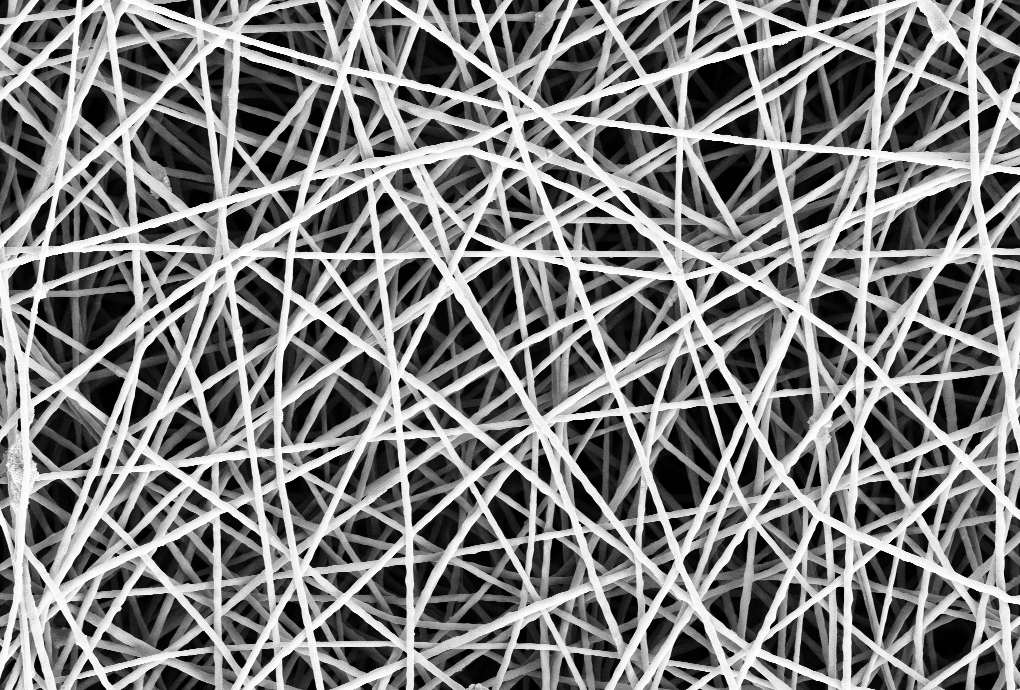
#> input picture data/img_normal.png, 1020 x 690 px, found by its file name
$ jupyter execute --allow-errors lez_17_Anomaly_Detection.ipynb
#> lines starting #> are read from the running program, lines starting #| are printed output that depends on the picture
[cell 1]
from skimage.io import imread
import numpy as np
from scipy.io import loadmat
from matplotlib import pyplot as plt

[cell 2]
rootfolder = '..'
# rootfolder = '.'

Useful function for plot the dictionary

[cell 3]
def get_dictionary_img(D):
    M, N = D.shape
    p = int(round(np.sqrt(M)))
    nnn = int(np.ceil(np.sqrt(N)))
    bound = 2
    img = np.ones((nnn*p+bound*(nnn-1), nnn*p+bound*(nnn-1)))
    for i in range(N):
        m = np.mod(i, nnn)
        n = int((i-m)/nnn)
        m = m * p + bound * m
        n = n * p + bound * n
        atom = D[:, i].reshape((p, p))
        if atom.min() < atom.max():
            atom = (atom - atom.min()) / (atom.max() - atom.min())
        img[m: m + p, n: n + p] = atom

    return img

Set all the paramters for the anomaly detection

[cell 4]
# patch size (tha patch is square)
p = 15

# number of patches in the training set for dictionary learning
npatch_dictionary = 10000

# number of patches to estimate the confidence region
npatch_region = 1000

# paramters for the dictionary learning using the KSVD
niter_dl = 10
natom = int(np.round(p**2*1.5))
L = 4

# regularization parameters for the l1 sparse coding
lmbda = 0.18

Construct the training and validation sets
------------------------------------------

[cell 5]
# load the training image and rescale it in [0,1]
# img = imread(f'{rootfolder}/data/img_normal.png') / 255
img = imread(f'{rootfolder}/img_normal.png') / 255
#> img: shape (690, 1020) float64; min 0, max 0.996, mean 0.502

# extract random patches from the image and store them in a matrices S, V
S = np.zeros((p*p ,npatch_dictionary)) # dictionary
for i in range(npatch_dictionary):
    start_y = np.random.randint(0, img.shape[0] - p)
    start_x = np.random.randint(0, img.shape[1] - p)
    patch = img[start_y:start_y+p, start_x:start_x+p]
    S[:, i] = patch.flatten()

V = np.zeros((p*p, npatch_region)) #region
for i in range(npatch_region):
    start_y = np.random.randint(0, img.shape[0] - p)
    start_x = np.random.randint(0, img.shape[1] - p)
    patch = img[start_y:start_y+p, start_x:start_x+p]
    V[:, i] = patch.flatten()
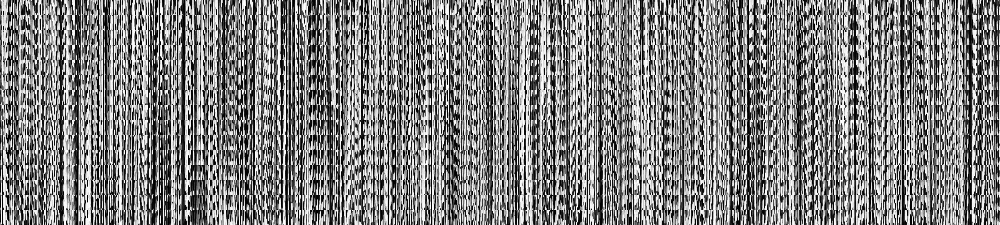
#> V: shape (225, 1000) float64; min 0, max 0.996, mean 0.504

[cell 6]
S.shape
#> Out = (225, 10000)

Dictionary Learning
-------------------
Perform preprocessing on the patches in $S$

[cell 7]
# PREPROCESSING: exclude black patches from S
s = np.median(S, axis=0)
#> s = 10000 values, max 0.976 at index 4540, min 0.00392 at index 38, mean 0.528
S = S[:,s > 0.06]

[cell 8]
S.shape
#> Out = (225, 9447)

[cell 9]
# PREPROCESSING: remove the mean from each patch
S = S - np.mean(S, axis=0)

Perform dictionary learning via KSVD or MOD

#> (a cell that did not finish here is left out)

Show the learned dictionary

#> (a cell that did not finish here is left out)

## Confidence region estimation / density estimation

[cell 12]
# PREPROCESSING: exclude black patches
v = np.median(V, axis=0)
#> v = 1000 values, max 0.969 at index 882, min 0.00392 at index 286, mean 0.533
V = V[:,v > 0.06]
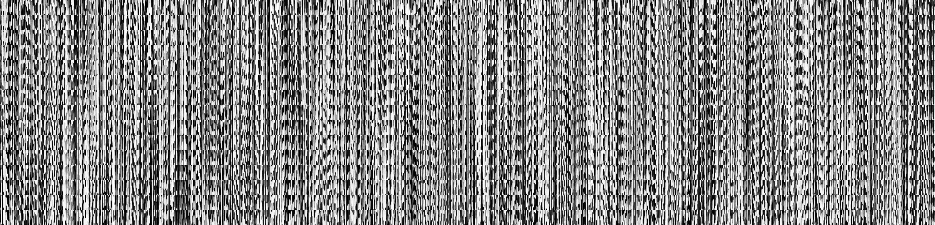
#> V: shape (225, 935) float64; min 0, max 0.996, mean 0.529

[cell 13]
# PREPROCESSING: remove the mean from each patch
V = V - np.mean(V, axis=0)
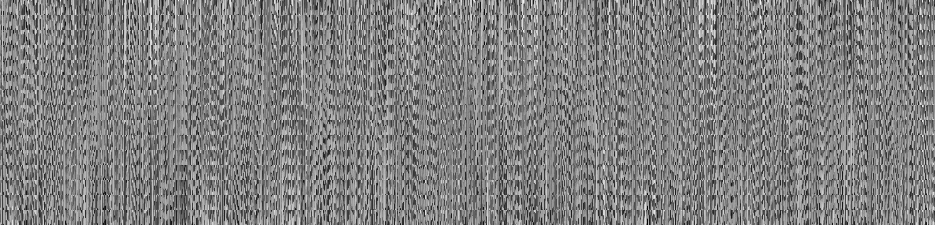
#> V: shape (225, 935) float64; min -0.902, max 0.887, mean -1.09e-17; drawn with min black and max white

[cell 14]
def IRLS(s, D, lmbda, x0=None):
    if x0 is None:
        x0 = np.zeros(D.shape[1])
    delta = 1e-6
    max_iter = 20
    distanceX = 1e10
    toll_x = 1e-3

    x = x0

    cnt = 0
    while cnt < max_iter or distanceX > toll_x:
        W = np.diag(1 / (np.abs(x) + delta))
        # solve the weighted regularized LS system
        x_new = np.linalg.solve((2 * lmbda * W + D.T @ D), D.T @ s)
        distanceX = np.linalg.norm(x - x_new, ord=2)
        x = x_new
        cnt = cnt + 1
    return x_new

[cell 15]
# sparse coding of each patch in V
X = np.zeros((natom, npatch_region))
#> (the rest of this cell did not finish here and is left out)

[cell 16]
# computing the anomaly indicators (l1 norm, reconstruction error) for each
# patch in V

A = np.zeros((2, V.shape[1]))     # each column contains the values of the anomaly_scores for a patch

#> (the rest of this cell did not finish here and is left out)

[cell 17]
# estimation of the threshold that gives the desired false positive rate
# using the patches in V

FPR_target = 0.1

# compute the mahalanobis distance for each indicator vector in A
mahal_dist = np.zeros(V.shape[1])
#> mahal_dist = 935 values from 0 to 0
#> (the rest of this cell did not finish here and is left out)

## Test phase

[cell 18]
# load the test image
# img_test = imread(f'{rootfolder}/data/img_anom.png') / 255
img_test = imread(f'{rootfolder}/img_anom.png') / 255
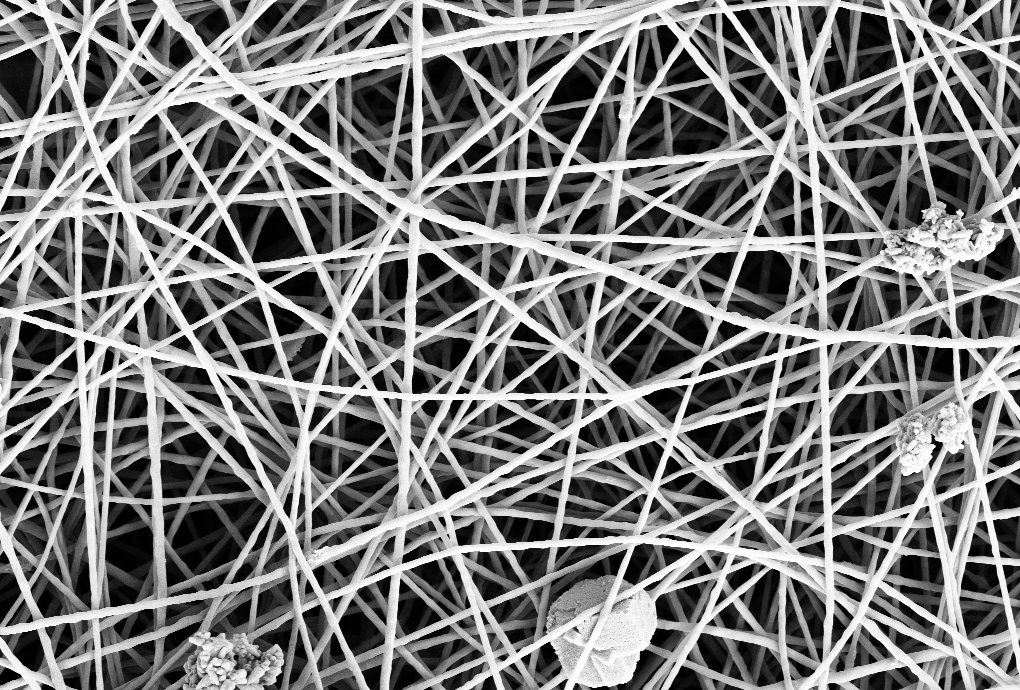
#> input picture data/img_anom.png, 1020 x 690 px, found by its file name
#> img_test: shape (690, 1020) float64; min 0, max 0.996, mean 0.489

imsz = img_test.shape
#> imsz = (690, 1020)

STEP = 7
# initialize the estimated image
heatmap = np.zeros_like(img)

# initialize the weight matrix
weights = np.zeros_like(img)

#> (a cell that did not finish here is left out)

[cell 20]
# normalize the heatmap
heatmap = heatmap / weights

[cell 21]
# plot the heatmap
plt.imshow(heatmap)
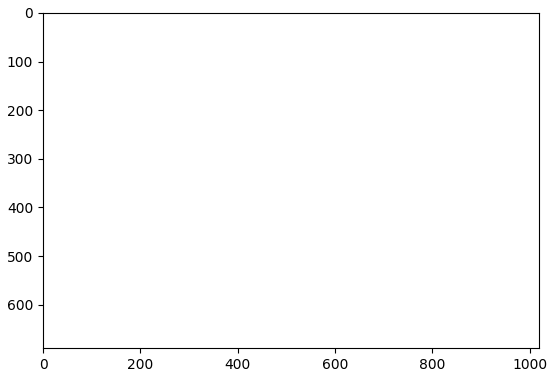
#> figure drawn by matplotlib, 1 panel
